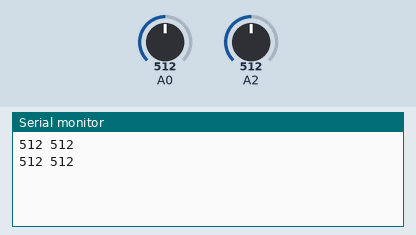
Recording of a sketch running on a simulated Arduino Uno, built with avr-gcc and run on an emulated ATmega328P. Parts: the last lines printed to the serial monitor. Inputs (shaded band) come from the test bench; at power-on: A0 = 512, A2 = 512.

Above: at 1.8 s.
1.9 s: A0 set to 716
At 2.8 s:
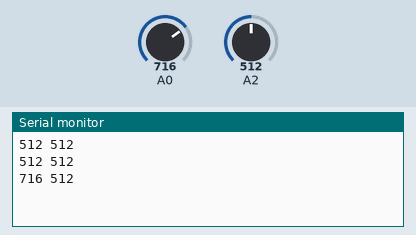
3.4 s: A2 set to 716
At 4.7 s:
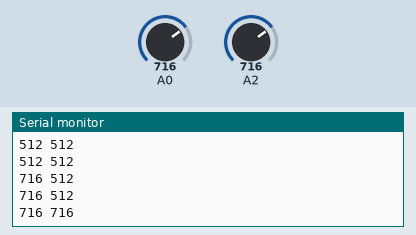
4.9 s: A0 set to 900
At 5.8 s:
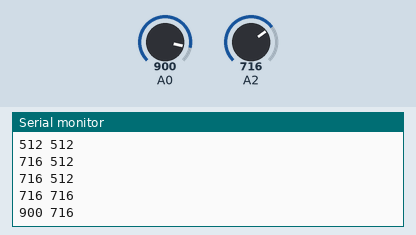
6.4 s: A2 set to 900
At 7.3 s:
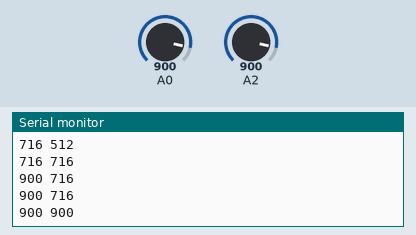
Timing chart, 0 to 8.9 s (numbered marks = the images above; inputs shaded):
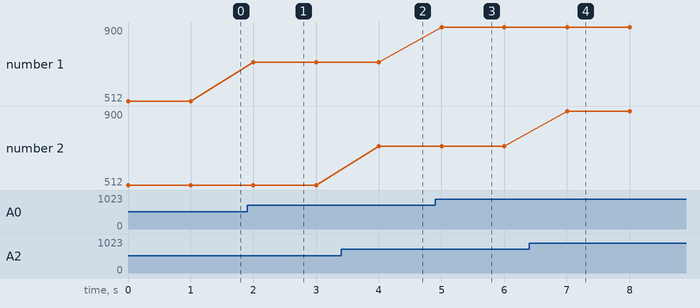

Measured:
- after the input at 1.9 s, the serial monitor: prints a new line after 0.10 s (image 1)
- after the input at 3.4 s, the serial monitor: prints a new line after 0.60 s (image 2)
- after the input at 4.9 s, the serial monitor: prints a new line after 0.10 s (image 3)
- after the input at 6.4 s, the serial monitor: prints a new line after 0.60 s (image 4)
- plotted number 1: 512 → 716 after the input at 1.9 s, 716 → 900 after the input at 4.9 s

The sketch:

4_LDR_with_Arduino.ino
```cpp
void setup() {
Serial.begin(9600);
}

void loop() {
Serial.print(analogRead(A0));
Serial.print(" ");
Serial.println(analogRead(A2));
//Serial.print(" ");

//Serial.println(analogRead(A3));
//Serial.println(analogRead(A4));
//Serial.println();
delay(1000);
}
```
